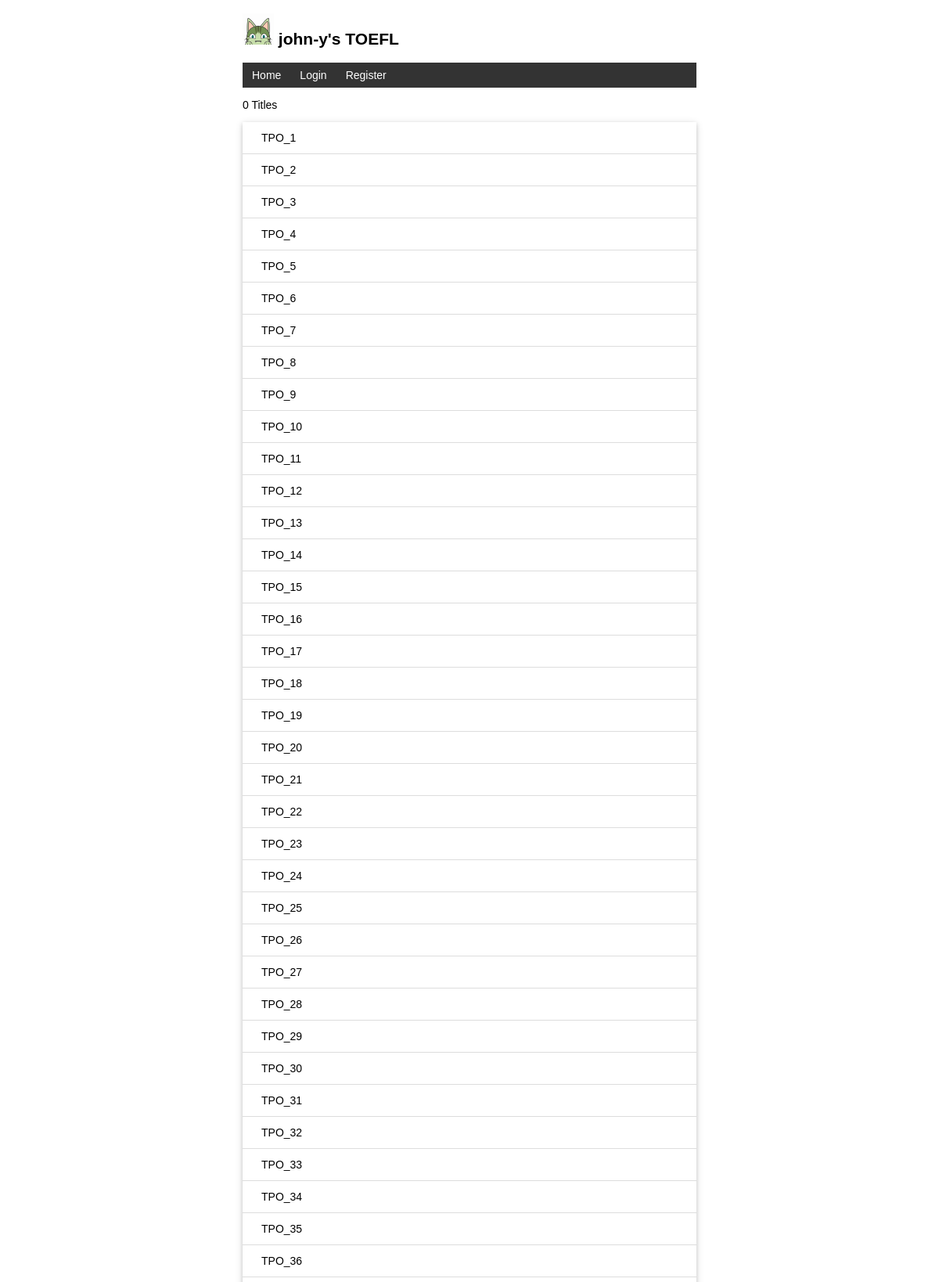
The page /tpo (upper part) on the database its author committed.
### watchlist/models.py (models this page shows, shortened)
class User(db.Model, UserMixin):
    id = db.Column(db.Integer, primary_key=True)
    name = db.Column(db.String(20))
    username = db.Column(db.String(20))
    password_hash = db.Column(db.String(128))
    mail = db.Column(db.String(120))
    role = db.Column(db.Integer)

class TPO(db.Model):
    id = db.Column(db.Integer, primary_key=True)
    name = db.Column(db.String(50))
    reading = db.Column(db.Text())
    listening = db.Column(db.Text())
    speaking = db.Column(db.Text())
    writing = db.Column(db.Text())

### watchlist/views.py (the view)
@app.route('/tpo', methods=['GET', 'POST'])
def tpo():
    tpos = TPO.query.all()
    return render_template('tpo_list.html', tpos=tpos)

### watchlist/__init__.py (called while the page is built)
@app.context_processor
def inject_user():
    from watchlist.models import User
    user = User.query.first()
    return dict(user=user)

### watchlist/templates/tpo_list.html (shortened to what this page needs)
{% extends 'base.html' %}
{% block content %}
<p>{{ toefl_ibts|length }} Titles</p>
<ul class="movie-list">
    {% for tpo in tpos %}
    <li>
        {{ tpo.name }}
    </li>
    {% endfor %}
</ul>
{% endblock %}

### watchlist/templates/base.html (shortened to what this page needs)
<!DOCTYPE html>
<html lang="en">
<head>
    {% block head %}
    <link rel="stylesheet" href="{{ url_for('static', filename='style.css') }}" type="text/css">
    {% endblock %}
</head>
<body>
    <h2>
        <img alt="Avatar" class="avatar" src="{{ url_for('static', filename='images/avatar.png') }}">
        {{ user.name }}'s TOEFL
    </h2>
    <nav>
        <ul>
            <li><a href="{{ url_for('index') }}">Home</a></li>
            {% if current_user.is_authenticated %}
                <li><a href="{{ url_for('toefl') }}">TOEFL IBT</a></li>
                <li><a href="{{ url_for('tpo') }}">TPO</a></li>
                <li><a href="{{ url_for('settings') }}">Settings</a></li>
                <li><a href="{{ url_for('logout') }}">Logout</a></li>
            {% else %}
                <li><a href="{{ url_for('login') }}">Login</a></li>
                <li><a href="{{ url_for('register') }}">Register</a></li>
            {% endif %}
        </ul>
    </nav>
    {% block content %}{% endblock %}
</body>
</html>

### watchlist/static/style.css (style rules this page uses)
body { margin: auto; max-width: 580px; font-size: 14px; font-family: Helvetica, Arial, sans-serif; }
nav ul { list-style-type: none; margin: 0; padding: 0; overflow: hidden; background-color: #333; }
nav li { float: left; }
nav li a { display: block; color: white; text-align: center; padding: 8px 12px; text-decoration: none; }
.avatar { width: 40px; }
.movie-list { list-style-type: none; padding: 0; margin-bottom: 10px; box-shadow: 0 2px 5px 0 rgba(0, 0, 0, 0.16), 0 2px 10px 0 rgba(0, 0, 0, 0.12); }
.movie-list li { padding: 12px 24px; border-bottom: 1px solid #ddd; }

### rows shown on the page
User: name "john-y"
TPO: name "TPO_1"
TPO: name "TPO_2"
TPO: name "TPO_3"
TPO: name "TPO_4"
TPO: name "TPO_5"
TPO: name "TPO_6"
TPO: name "TPO_7"
TPO: name "TPO_8"
TPO: name "TPO_9"
TPO: name "TPO_10"
TPO: name "TPO_11"
TPO: name "TPO_12"
TPO: name "TPO_13"
TPO: name "TPO_14"
TPO: name "TPO_15"
TPO: name "TPO_16"
TPO: name "TPO_17"
TPO: name "TPO_18"
TPO: name "TPO_19"
TPO: name "TPO_20"
TPO: name "TPO_21"
TPO: name "TPO_22"
TPO: name "TPO_23"
TPO: name "TPO_24"
TPO: name "TPO_25"
TPO: name "TPO_26"
TPO: name "TPO_27"
TPO: name "TPO_28"
TPO: name "TPO_29"
TPO: name "TPO_30"
TPO: name "TPO_31"
TPO: name "TPO_32"
TPO: name "TPO_33"
TPO: name "TPO_34"
TPO: name "TPO_35"
TPO: name "TPO_36"

### other values the page prints
{{ toefl_ibts|length }} "0"
